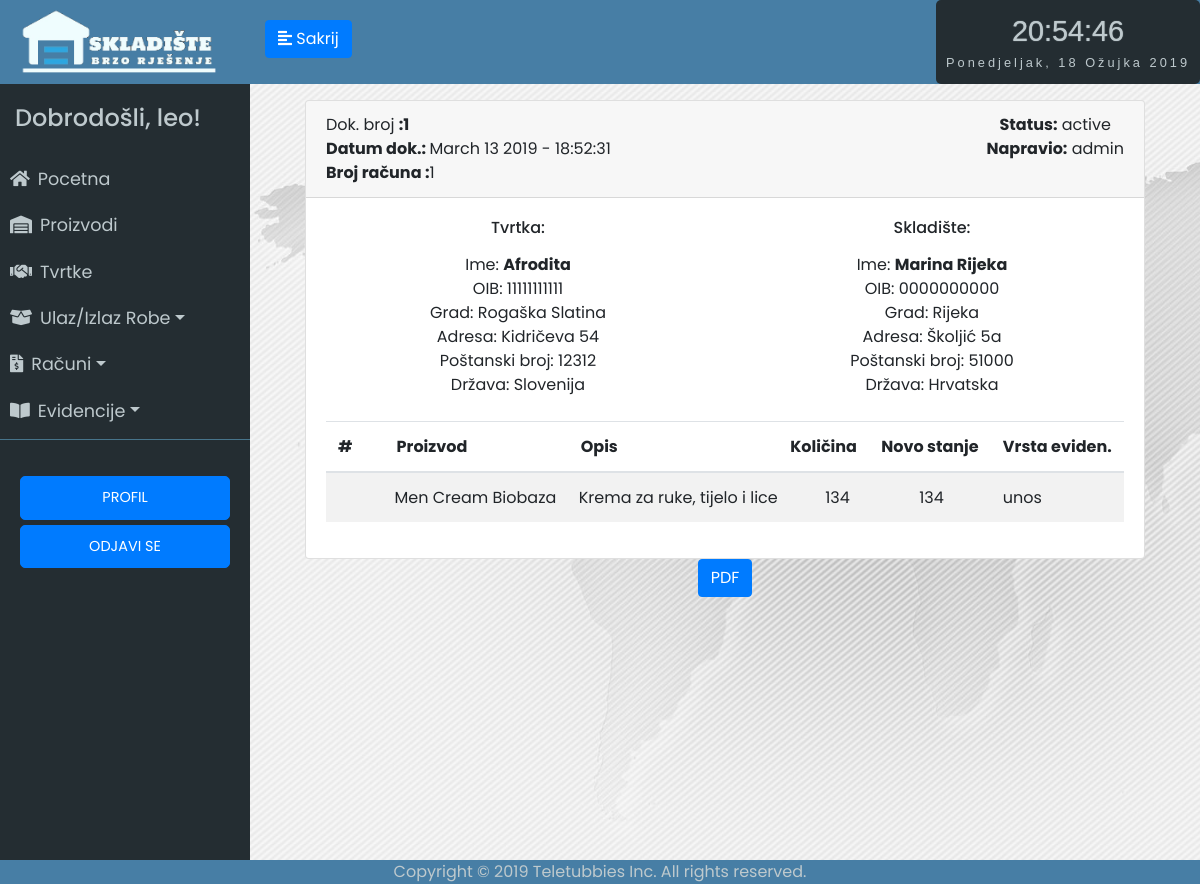
Page /evidencija/1 (signed in) on the committed database.
### app/models.py (models this page shows, shortened)
class User(UserMixin, db.Model):
	id = db.Column(db.Integer, primary_key=True)
	username = db.Column(db.String(64), index=True, unique=True)
	email = db.Column(db.String(120), index=True, unique=True)
	password_hash = db.Column(db.String(128))
	last_seen = db.Column(db.DateTime, default=datetime.utcnow)
	rank = db.Column(db.String(32))
	status = db.Column(db.String(32))
	evidencija = db.relationship('Evidencija', backref='user', lazy='dynamic')
	ReceiptUser = db.relationship('Receipt', backref = 'receiptUser', lazy = 'dynamic', foreign_keys = 'Receipt.receipt_user')
	StornoUser = db.relationship('Receipt', backref='stornoUser', lazy='dynamic', foreign_keys = 'Receipt.storno_user')

class Evidencija(db.Model):
	id = db.Column(db.Integer, primary_key=True)
	proizvod_id = db.Column(db.Integer, db.ForeignKey('proizvod.id'))
	tvrtka_id = db.Column(db.Integer, db.ForeignKey('tvrtka.id'))
	promijenjena_kolicina = db.Column(db.Integer)
	trenutna_kolicina = db.Column(db.Integer)
	datum_unosa = db.Column(db.DateTime, default=datetime.utcnow)
	vrsta_unosa = db.Column(db.String(64))
	user_id = db.Column(db.Integer, db.ForeignKey('user.id'))
	receipt_id = db.Column(db.Integer, db.ForeignKey('receipt.id'))

class Receipt(db.Model):
	id = db.Column(db.Integer, primary_key=True)
	status = db.Column(db.String(64))
	date = db.Column(db.DateTime, default=datetime.utcnow)
	receipt_type = db.Column(db.String(64))
	evidencija = db.relationship('Evidencija', backref='receipt', lazy='dynamic')
	storno_date = db.Column(db.DateTime, nullable=True)
	receipt_user = db.Column(db.Integer, db.ForeignKey('user.id'))
	storno_user = db.Column(db.Integer, db.ForeignKey('user.id'), nullable=True)
	receipt_tvrtka = db.Column(db.Integer, db.ForeignKey('tvrtka.id'))

class Tvrtka(db.Model):
	__searchable__ = ['name']
	id = db.Column(db.Integer, primary_key=True)
	name = db.Column(db.String(64))
	oib = db.Column(db.Integer, unique=True)
	adresa = db.Column(db.String(200))
	grad = db.Column(db.String(64))
	p_broj = db.Column(db.Integer)
	drzava = db.Column(db.String(64))
	evidencija = db.relationship('Evidencija', backref='tvrtka', lazy='dynamic')
	receipt = db.relationship('Receipt', backref='tvrtka', lazy='dynamic')

class Proizvod(db.Model):
	__searchable__ = ['name']
	id = db.Column(db.Integer, primary_key=True)
	name = db.Column(db.String(64))
	kolicina = db.Column(db.Integer, default=0)
	zemlja_podrijetla = db.Column(db.String(64))
	opis_proizvoda = db.Column(db.String(300))
	datum_unosa = db.Column(db.DateTime, default=datetime.utcnow)
	bar_kod = db.Column(db.String(64))
	evidencija = db.relationship('Evidencija', backref='proizvod', lazy='dynamic')

### app/routes.py (the view)
@app.route('/evidencija/<id>')
@login_required
def evidencija(id):
	evidencija = Evidencija.query.filter_by(id=id).first_or_404()
	return render_template('evidencija.html', id=id, evidencija=evidencija)

### app/models.py (called while the page is built)
@login.user_loader
def load_user(id):
	return User.query.get(int(id))

### app/routes.py (called while the page is built)
@app.before_request
def before_request():
	if current_user.is_authenticated:
		current_user.last_seen = datetime.utcnow()
		db.session.commit()

### app/templates/evidencija.html (shortened to what this page needs)
{% extends "base.html" %}
{% block content %}
<link rel="stylesheet" href="https://stackpath.bootstrapcdn.com/bootstrap/4.2.1/css/bootstrap.min.css" integrisha384-GJzZqFGwb1QTTN6wy59ffF1BuGJpLSa9DkKMp0DgiMDm4iYMj70gZWKYbI706tWS">
<link href="../static/style.css" type="text/css" rel="stylesheet">
<link rel="stylesheet" href="https://use.fontawesome.com/releases/v5.7.1/css/all.css">
<div id="contentToPdf" class="unos-p">
	<div class="container">
		<div class="card">
			<div class="card-header">
				<span class="float-left"><span class="float-left">Dok. broj <strong>:{{id}}</strong></span><br><span class="float-left"><strong>Datum dok.: </strong>{{ evidencija.datum_unosa.strftime('%B %d %Y - %H:%M:%S') }}</span>
				</span>
				<span class="float-right"><strong>Status:</strong> {{evidencija.receipt.status}}<br><strong>Napravio:</strong> {{evidencija.user.username}}
				</span>
				<br>
				<br>
				<span class="float-left"><strong>Broj računa :</strong>{{evidencija.receipt.id}}</span>
			</div>
			<div class="card-body">
				<div class="row mb-4">
					<div class="col-sm-6">
						<h6 class="mb-3">Tvrtka:</h6>
						<div>Ime: <strong>{{ evidencija.tvrtka.name }}</strong></div>
						<div>OIB: {{ evidencija.tvrtka.oib }}</div>
						<div>Grad: {{ evidencija.tvrtka.grad }}</div>
						<div>Adresa: {{ evidencija.tvrtka.adresa }}</div>
						<div>Poštanski broj: {{ evidencija.tvrtka.p_broj }}</div>
						<div>Država: {{ evidencija.tvrtka.drzava }}</div>
						</div>
					<div class="col-sm-6">
						<h6 class="mb-3">Skladište:</h6>
						<div>Ime: <strong>Marina Rijeka</strong></div>
						<div>OIB: 0000000000</div>
						<div>Grad: Rijeka</div>
						<div>Adresa: Školjić 5a</div>
						<div>Poštanski broj: 51000</div>
						<div>Država: Hrvatska</div>
					</div>
				</div>
				<div class="table-responsive-sm">
					<table class="table table-striped">
						<thead>
						<tr>
							<th class="center">#</th>
							<th ><span class="float-left" style=" padding-left: 20px;">Proizvod</span></th>
							<th> <span class="float-left" style=" padding-left: 0px;">Opis</th>
							<th class="right" style=" padding-left: 0px;">Količina</th>
							<th class="right">Novo stanje</th>
							<th class="center">Vrsta eviden.</th>
						</tr>
					</thead>
					<tbody>
						<tr>
							<td ><script type="text/javascript">document.write(number); number+=1;</script></td>
							<td  style=" padding-left: 30px; ">{{ evidencija.proizvod.name }}</td>
							<td  style=" padding-left: 10px; ">{{ evidencija.proizvod.opis_proizvoda }}</td>
							<td  style=" padding-left: 35px;">{{ evidencija.promijenjena_kolicina }}</td>
							<td  style=" padding-left: 50px;">{{ evidencija.trenutna_kolicina }}</td>
							<td class="center">{{ evidencija.vrsta_unosa }}</td>
						</tr>
					</tbody>
					</table>
				</div>
		</div>
	</div>
</div>
<button class="btn btn-primary" onclick="window.open('../evidencija_pdf/{{evidencija.id}}')">PDF</button>
{% endblock %}

### app/templates/base.html (shortened to what this page needs)
<html>
<head>
	<link rel="stylesheet" href="https://stackpath.bootstrapcdn.com/bootstrap/4.2.1/css/bootstrap.min.css" integrisha384-GJzZqFGwb1QTTN6wy59ffF1BuGJpLSa9DkKMp0DgiMDm4iYMj70gZWKYbI706tWS">
	<link href="../static/style.css" type="text/css" rel="stylesheet">
	<link rel="stylesheet" href="https://use.fontawesome.com/releases/v5.7.1/css/all.css">
</head>
<body onload="startTime()">
	<div class="wrapper">
	<nav id="sidebar">
		<div class="sidebar-header ">
			<img src="../static/logo5.png" style="width: 200px; height: auto;">
		</div>
		<ul class="list-unstyled components" id="navigation">
			<h4>Dobrodošli, {{ current_user.username }}!</h4>
			<li class="{% block index %}{% endblock %}">
				<a href="{{ url_for('index') }}"><i class="fas fa-home mr-2"></i>Pocetna</a>
			</li>
			<li class="{% block stanje_skladista %}{% endblock %}">
				<a href="{{ url_for('stanje_skladista1') }}"><i class="fas fa-warehouse mr-2"></i>Proizvodi</a>
			</li>
			<li class="{% block dobavljaci %}{% endblock %}">
				<a href="{{ url_for('tvrtke1') }}"><i class="fas fa-handshake mr-2"></i>Tvrtke</a>
			</li>
			<li class="{% block ulaz_izlaz %}{% endblock %}">
				<a href="#pageSubmenu2" data-toggle="collapse" aria-expanded="false" class="dropdown-toggle"><i class="fas fa-box-open mr-2"></i>Ulaz/Izlaz Robe</a>
			</li>
			<li class="{% block racuni %}{% endblock %}">
				<a href="#pageSubmenu3" data-toggle="collapse" aria-expanded="false" class="dropdown-toggle"><i class="fas fa-file-invoice-dollar mr-2"></i>Računi</a>
			</li>
			<li class="{% block evidencije %}{% endblock %}">
				<a href="#pageSubmenu" data-toggle="collapse" aria-expanded="false" class="dropdown-toggle"><i class="fas fa-book-open mr-2"></i>Evidencije</a>
			</li>
		</ul>
		<ul class="list-unstyled CTAs">
                <li>
                    <a href="{{ url_for('user', username=current_user.username) }}" class="btn btn-primary hover-plava">PROFIL</a>
                </li>
                <li>
                    <a href="{{ url_for('logout') }}" class="btn btn-primary hover-plava">ODJAVI SE</a>
                </li>
            </ul>
	</nav>
		<div class="tijelo">
	        <div class="plava-pozadina">
	        	<div class="d-flex bd-highlight">
	  				<div class="bd-highlight">
		            	<button type="button" id="sidebarCollapse" class="btn btn-primary">
			                <i class="fas fa-align-left"></i>
			                <span class="sakrij-tipku"></span>
		            	</button>
		            </div>
	  				<div class="ml-auto bd-highlight">
	  					<div id="clockdate">
		  					<div class="clockdate-wrapper">
		    					<div id="clock"></div>
		    					<div id="date"></div>
		  					</div>
						</div>
					</div>
				</div>
	    	</div>
			<div class="plavo">
			{% block content %}
			{% endblock %}
			</div>
		</div>
<footer>Copyright © 2019 Teletubbies Inc. All rights reserved.</footer>
</body>
</html>

### app/static/style.css (style rules this page uses)
body { font-family: 'Poppins', sans-serif; background: #fafafa; }
h4 { padding: 15px; }
.wrapper { display: flex; width: 100%; align-items: stretch; }
a, a:hover, a:focus { color: inherit; text-decoration: none; transition: all 0.3s; }
#sidebar { min-width: 250px; max-width: 250px; min-height: 100vh; background: #242d32; color: #bec9cd; transition: all 0.3s; }
#sidebarCollapse { margin-top: 20px; margin-left: 15px; }
#sidebar .sidebar-header { padding: 7.5px 20px; background: #477ea5; color: #f0fdfe; }
#sidebar ul.components { padding: 5px 0; border-bottom: 1px solid #47748b; }
#sidebar ul li a { padding: 10px; font-size: 1.1em; display: block; }
ul.CTAs { padding: 20px; }
ul.CTAs a { text-align: center; font-size: 0.9em !important; display: block; border-radius: 5px; margin-bottom: 5px; }
.tijelo { display: inline-block; width: 100%; }
.plavo { display: inline-block; width: 100%; text-align: center; }
.plava-pozadina { background-color: #477ea5; display: inline-block; width: 100%; height: 84px; }
.unos-p { padding-top: 2vh; padding-left: 5vh; padding-right: 5vh; background-image: url('map.jpg'); height: 100vh; }
.sakrij-tipku:before { content: 'Sakrij'; }
.clockdate-wrapper { background-color: #242d32; padding:10px; max-width:350px; width:100%; text-align:center; border-radius:5px; margin:0 auto; height: 84px; }
#clock { background-color:#242d32; font-family: sans-serif; font-size:1.8rem; text-shadow:0px 0px 1px #bec9cd; color:#bec9cd; }
#date { letter-spacing:3px; font-size:0.8rem; font-family:arial,sans-serif; color:#bec9cd; }
footer { position: fixed; left: 0; bottom: 0; width: 100%; background-color: #477ea5; color: #bec9cd; text-align: center; }
:root { --mainColor: #007bff; }

### rows in the picture
User: username "leo"
Evidencija: datum_unosa "March 13 2019 - 18:52:31", promijenjena_kolicina "134", trenutna_kolicina "134", vrsta_unosa "unos"
Receipt: receipt.status "active", receipt.id "1"
User: user.username "admin"
Tvrtka: tvrtka.name "Afrodita", tvrtka.oib "11111111111", tvrtka.grad "Rogaška Slatina", tvrtka.adresa "Kidričeva 54", tvrtka.p_broj "12312", tvrtka.drzava "Slovenija"
Proizvod: proizvod.name "Men Cream Biobaza", proizvod.opis_proizvoda "Krema za ruke, tijelo i lice"

### other values in the picture
{{ id }} "1"
